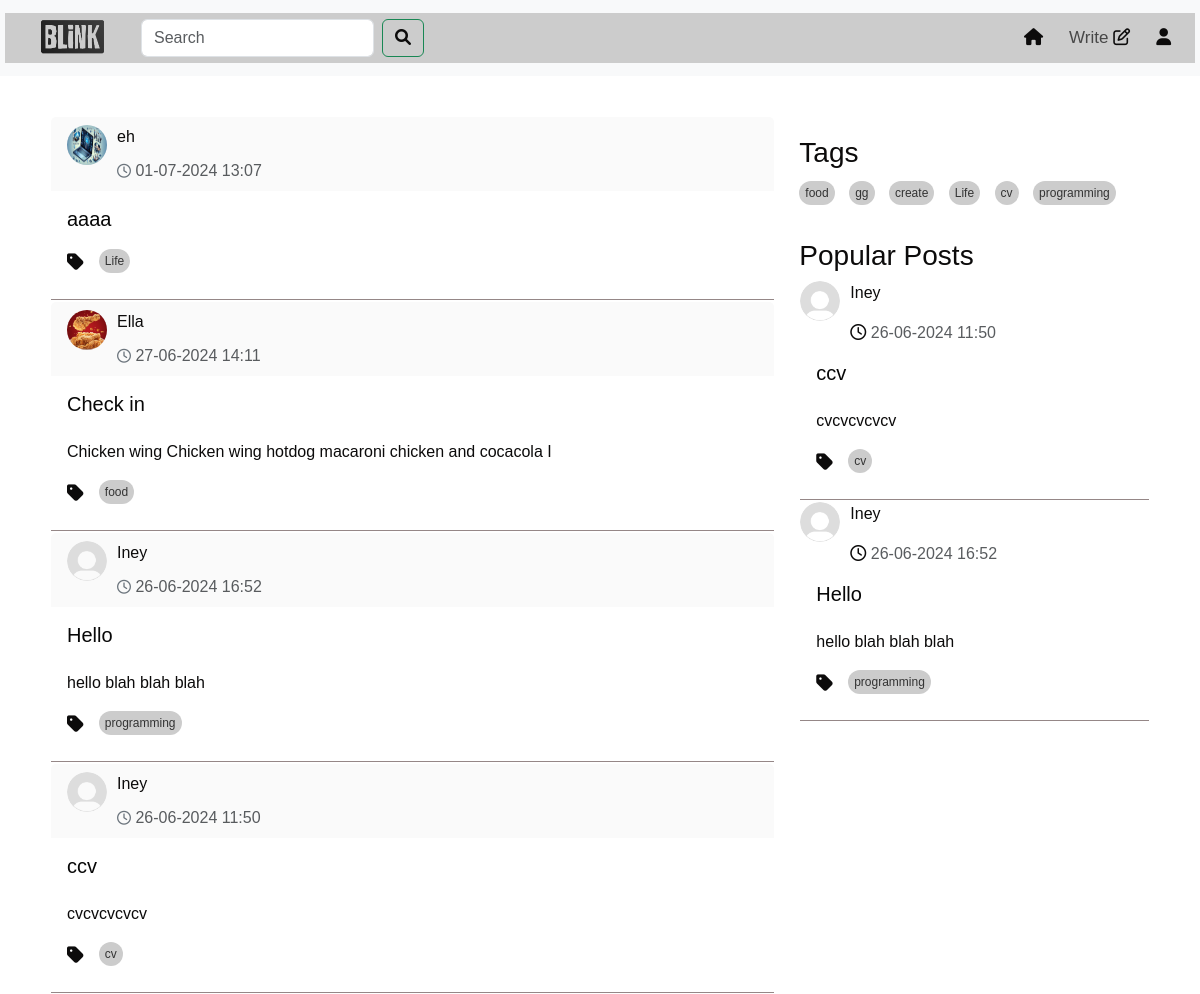
Before: /home (signed in, upper part) with the older database file.
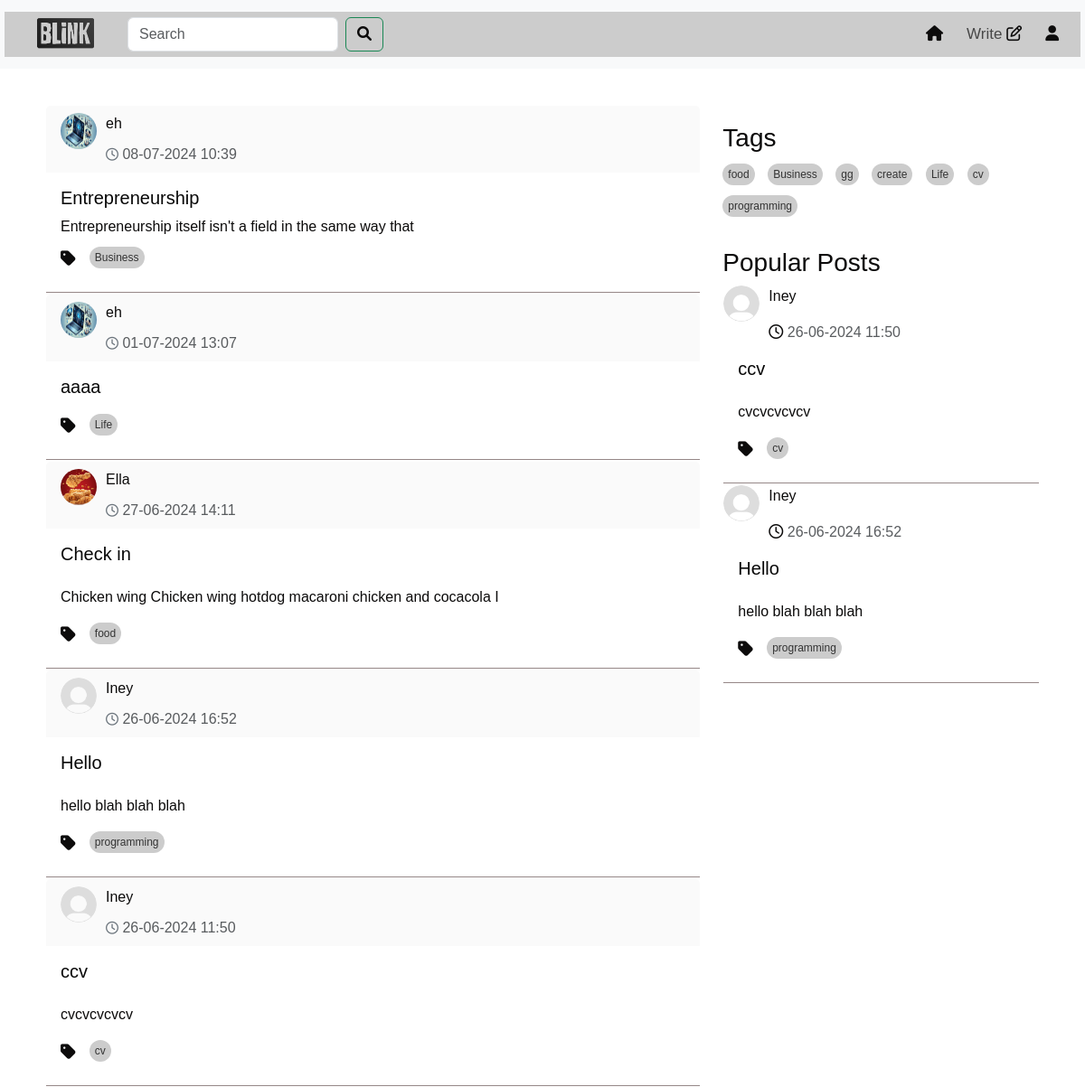
After: the same page with the newer database file.
### models.py (models this page shows, shortened)
class Post(db.Model):
    id = db.Column(db.Integer, primary_key=True)
    title = db.Column(db.Text())
    content = db.Column(db.Text())
    tag = db.Column(db.Text(), nullable=False)
    user_id = db.Column(db.Integer, db.ForeignKey('user.id'), nullable=False)
    created_date = db.Column(db.DateTime,default=datetime.datetime.now)
    likes = db.Column(db.Integer, default=0)
    meta = db.Column(db.Text, nullable=True)
    comments = db.relationship('Comment', backref='post',cascade="all, delete", lazy=True)

class User(UserMixin,db.Model):
    id = db.Column(db.Integer, primary_key=True)
    username = db.Column(db.String(50), unique=True)
    email =db.Column(db.String(50), unique=True)
    password = db.Column(db.String(100))
    bio = db.Column(db.String(50))
    profile_picture = db.Column(db.String(250))
    posts = db.relationship('Post', backref='author', lazy=True)
    comments = db.relationship('Comment', backref='author', lazy=True)

### route.py (the view)
@app.route('/home',methods=['GET', 'POST'])
@login_required
def home(limit=2):
    page = request.args.get('page', 1, type=int)
    per_page = 10  # Number of posts per page
    post = get_posts(page, per_page)  # Assuming you have a function to get paginated posts
    unique_tags = list(set(tag for tag, in Post.query.with_entities(Post.tag).distinct().limit(15)))
    popular_posts = Post.query.order_by(Post.likes.desc()).limit(limit).all()
    forms=SearchForm()
    query = forms.search.data
    if forms.validate_on_submit():
         search_results = Post.query.filter(Post.title.ilike(f'%{query}%')).all()
         return render_template('search_results.html' ,post=post, search_results =search_results ,
                                form = forms ,popular_posts = popular_posts,tags=unique_tags)
    return render_template("home.html", post=post ,form=forms  ,popular_posts = popular_posts,tags=unique_tags)

### forms.py
class SearchForm(FlaskForm):
    search = StringField('Search ', validators=[DataRequired()])
    submit = SubmitField('Search')

### route.py (called while the page is built)
@login_manager.user_loader
def loader_user(user_id):
    return User.query.get(user_id)

def get_posts(page, per_page, tag=None):
    if tag:
        return Post.query.filter(Post.tag.in_([tag])).paginate(page=page, per_page=per_page, error_out=False)
    return Post.query.order_by(Post.created_date.desc()).paginate(page=page, per_page=per_page, error_out=False)

### templates/home.html (shortened to what this page needs)
<!DOCTYPE html>
<html lang="en">
  <head>
    <link
      href="https://cdn.jsdelivr.net/npm/bootstrap@5.3.3/dist/css/bootstrap.min.css"
      rel="stylesheet"
    />
    <link
      href="https://cdnjs.cloudflare.com/ajax/libs/font-awesome/6.0.0-beta3/css/all.min.css"
      rel="stylesheet"
    />
    <link
      rel="stylesheet"
      href="https://cdnjs.cloudflare.com/ajax/libs/font-awesome/5.15.4/css/all.min.css"
    />
    <link
      href="https://cdnjs.cloudflare.com/ajax/libs/font-awesome/6.0.0-beta3/css/all.min.css"
      rel="stylesheet"
    />
    <link
      href="https://cdn.jsdelivr.net/npm/bootstrap@5.3.3/dist/css/bootstrap.min.css"
      rel="stylesheet"
    />
    <link
      href="https://cdnjs.cloudflare.com/ajax/libs/font-awesome/6.0.0-beta3/css/all.min.css"
      rel="stylesheet"
    />
    <link rel="stylesheet" href="/static/home.css" />
    <link rel="stylesheet" href="/static/topnav.css" />
  </head>
  <body>
    {% include 'topnav.html' %}
    <div class="container">
      <div class="row">
        <div class="col-sm-8">
          <div id="posts-container">
            {% for post in post.items %}
            <div class="card">
              <div
                class="card-header d-flex justify-content-between align-items-center"
              >
                <div class="profile-image">
                  <a
                    class="nav-link"
                    href="{{ url_for('profile',user_id=post.user_id) }}"
                    ><img
                      src="{{ url_for('static', filename='/photo/user_profile/'+post.author.profile_picture) }}"
                      width="60"
                      height="60"
                      alt=""
                  /></a>
                  <div style="width: 300px">
                    <p id="name">
                      <a
                        class="nav-link"
                        href="{{ url_for('profile',user_id=post.user_id) }}"
                        >{{post.author.username}}</a
                      >
                    </p>
                    <p class="text-muted mb-0">
                      <i class="fa-regular fa-clock"></i>
                      {{post.created_date.strftime('%d-%m-%Y %H:%M')}}
                    </p>
                  </div>
                </div>
              </div>
              <div class="card-body">
                <a
                  class="nav-link"
                  href="{{ url_for('full_post',post_id=post.id) }}"
                >
                  <h5 class="card-title">{{post.title}}</h5>
                  <p class="card-text" id="card-description">
                    {{post.meta | safe}}
                  </p>
                  <div class="tags-container">
                    <ul class="list-group list-group-horizontal">
                      <i class="fas fa-tag"></i>
                      <a
                        href="{{ url_for('home_tag',tag=post.tag ) }}"
                        class="tag"
                        >{{post.tag}}
                      </a>
                    </ul>
                  </div>
                </a>
              </div>
              <div
                class="card-end"
                style="border-bottom: #958787 solid 1px"
              ></div>
            </div>
            {% endfor %}
          </div>
        </div>
        {% include 'sidenav.html' %}
      </div>
    </div>
  </body>
</html>

### templates/sidenav.html (shortened to what this page needs)
<!DOCTYPE html>
<html lang="en">
  <head>
    <link
      href="https://cdn.jsdelivr.net/npm/bootstrap@5.3.3/dist/css/bootstrap.min.css"
      rel="stylesheet"
    />
    <link
      href="https://cdnjs.cloudflare.com/ajax/libs/font-awesome/6.0.0-beta3/css/all.min.css"
      rel="stylesheet"
    />
    <link
      rel="stylesheet"
      href="https://cdnjs.cloudflare.com/ajax/libs/font-awesome/5.15.4/css/all.min.css"
    />
    <link
      href="https://cdnjs.cloudflare.com/ajax/libs/font-awesome/6.0.0-beta3/css/all.min.css"
      rel="stylesheet"
    />
    <link rel="stylesheet" href="/static/home.css" />
  </head>
  <body>
    <div class="col-sm-4" id="right-column">
      <div class="tags-section">
        <h3>Tags</h3>
        <div class="tags-container">
          {% if tags %} {% for tag in tags %}
          <a href="{{ url_for('home_tag',tag=tag ) }}" class="tag">{{ tag }}</a>
          {% endfor %} {% else %}
          <p>No tags available</p>
          {% endif %}
        </div>
      </div>
      <div class="mt-4">
        <h3>Popular Posts</h3>
        {% for popular_post in popular_posts %}
        <div class="card">
          <div>
            <div class="profile-image">
              <a
                class="nav-link"
                href="{{ url_for('profile',user_id=popular_post.user_id) }}"
                ><img
                  src="{{ url_for('static', filename='/photo/user_profile/'+popular_post.author.profile_picture) }}"
                  width="60"
                  height="60"
                  alt=""
              /></a>
              <div style="width: 300px">
                <p id="name">
                  <a
                    class="nav-link"
                    href="{{ url_for('profile',user_id=popular_post.user_id) }}"
                    >{{popular_post.author.username}}</a
                  >
                </p>
                <p class="text-muted mb-0">
                  <i class="fa-regular fa-clock"></i>
                  {{popular_post.created_date.strftime('%d-%m-%Y %H:%M')}}
                </p>
              </div>
            </div>
          </div>
          <div class="card-body">
            <a
              class="nav-link"
              href="{{ url_for('full_post',post_id=popular_post.id) }}"
            >
              <h5 class="card-title" id="popular">{{popular_post.title}}</h5>
              <p class="card-text" id="card-description">
                {{popular_post.meta |safe }}
              </p>
              <div class="tags-container">
                <ul class="list-group list-group-horizontal">
                  <i class="fas fa-tag"></i>
                  <a
                    href="{{ url_for('home_tag',tag=popular_post.tag ) }}"
                    class="tag"
                    >{{popular_post.tag}}</a
                  >
                </ul>
              </div>
            </a>
          </div>
          <div class="card-end" style="border-bottom: #958787 solid 1px"></div>
        </div>
        {% endfor %}
      </div>
    </div>
  </body>
</html>

Changed rows visible on the page:
added Post: profile_picture (picture), author.username "eh", created_date "08-07-2024 10:39", title "Entrepreneurship", meta "Entrepreneurship itself isn't a field in the same way that", tag "Business"
Other visible differences:
new list line: "Business"
